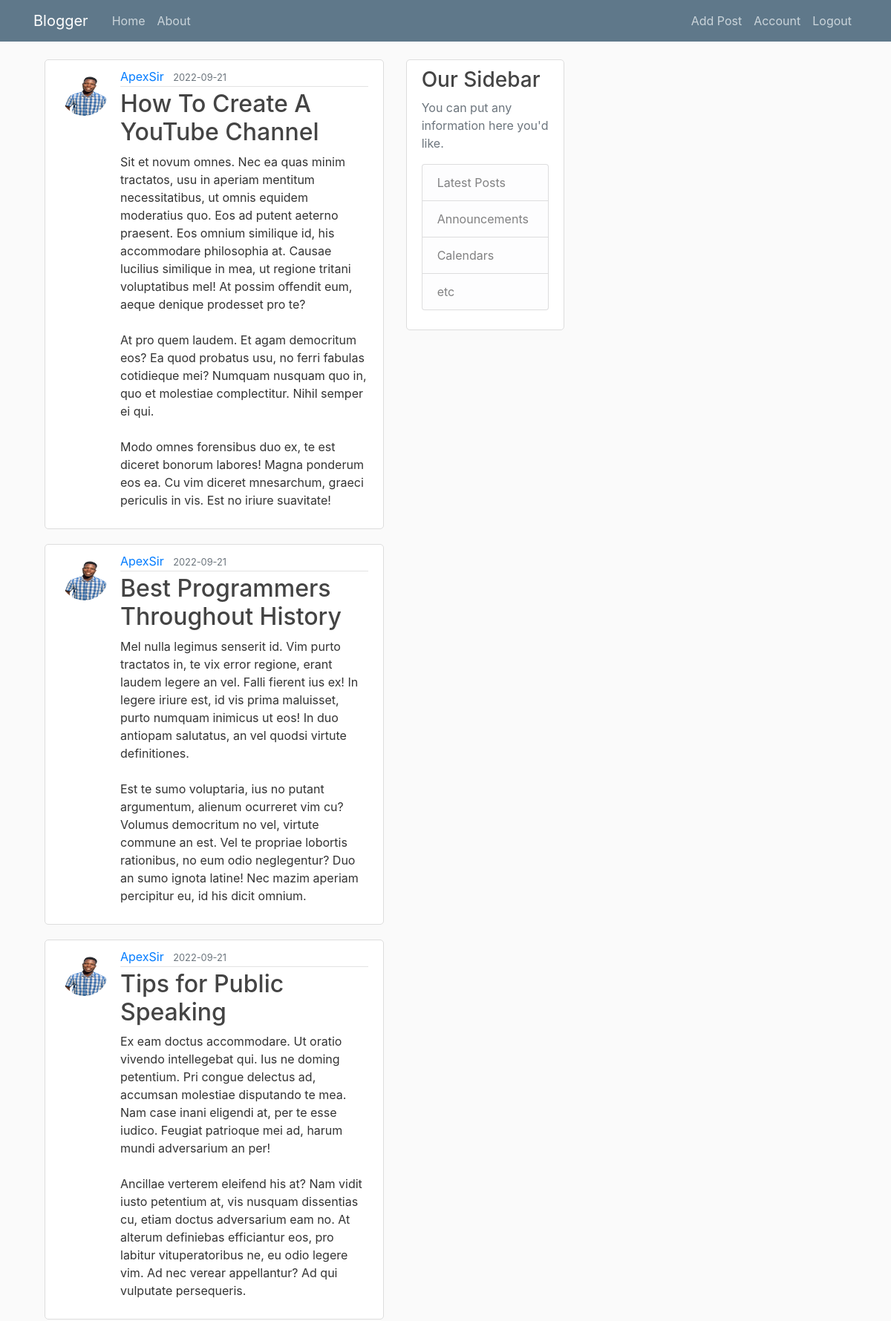
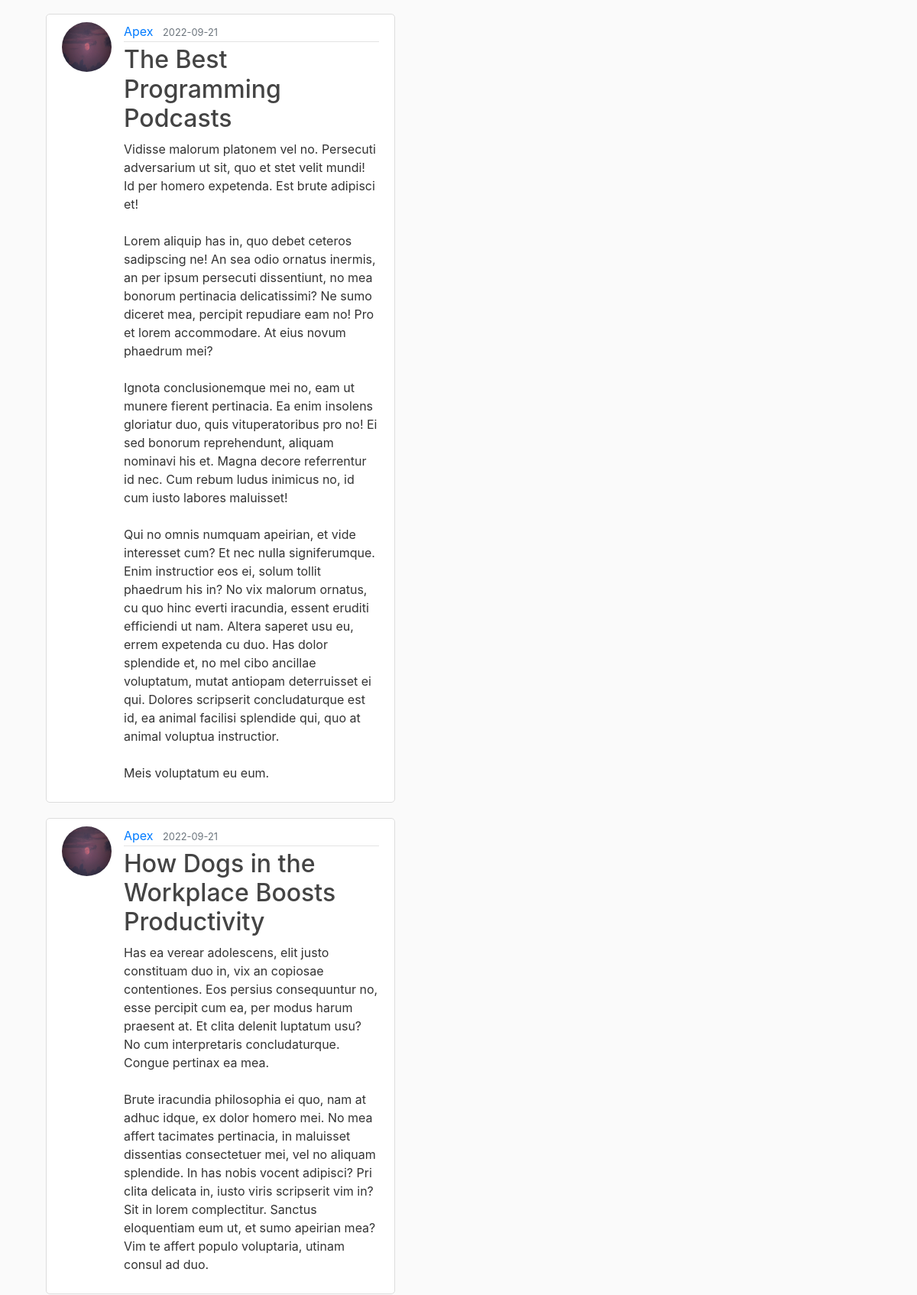
Page /home?page=3 (signed in, upper part) on the committed database (2 pictures, top to bottom).
### src/model.py (models this page shows, shortened)
class Post(db.Model):
    id = db.Column(db.Integer, primary_key=True)
    title = db.Column(db.String(100), nullable=False)
    date_posted = db.Column(db.DateTime, nullable=False, default=datetime.utcnow)
    content = db.Column(db.Text, nullable=False)
    user_id = db.Column(db.Integer, db.ForeignKey('user.id'), nullable=False)

class User(db.Model, UserMixin):
    id = db.Column(db.Integer, primary_key=True)
    username = db.Column(db.String(20), unique=True, nullable=False)
    email = db.Column(db.String(120), unique=True, nullable=False)
    image_file = db.Column(db.String(20), nullable=False, default='default.jpg')
    password = db.Column(db.String(60), nullable=False)
    posts = db.relationship('Post', backref='author', lazy=True)

### src/route/post_route.py (the view)
@app.route("/home", methods=['GET', 'POST'])
@login_required
def home():
    page = request.args.get('page', 1, type=int)
    posts = Post.query.order_by(Post.date_posted.desc()).paginate(page=page, per_page=5)
    return render_template('home.html', posts=posts)

### src/model.py (called while the page is built)
@login_manager.user_loader
def load_user(user_id):
    return User.query.get(int(user_id))

### src/templates/home.html (shortened to what this page needs)
{% extends "base.html" %}
{% block content %}
    {% for post in posts.items %}
        <article class="media content-section">
          <img class="rounded-circle article-img" src="{{ url_for('static', filename='profile_pics/' + post.author.image_file) }}">
          <div class="media-body">
            <div class="article-metadata">
              <a class="mr-2" href="{{ url_for('user_posts', username=post.author.username) }}">{{ post.author.username }}</a>
              <small class="text-muted">{{ post.date_posted.strftime('%Y-%m-%d') }}</small>
            </div>
            <h2><a class="article-title" href="{{ url_for('post', post_id=post.id) }}">{{ post.title }}</a></h2>
            <p class="article-content">{{ post.content }}</p>
          </div>
        </article>
    {% endfor %}
{% endblock content %}

### src/static/main.css (style rules this page uses)
body { background: #fafafa; color: #333333; margin-top: 5rem; }
h1, h2, h3, h4, h5, h6 { color: #444444; }
.content-section { background: #ffffff; padding: 10px 20px; border: 1px solid #dddddd; border-radius: 5px; margin-bottom: 20px; overflow-x:auto; }
.article-title { color: #444444; }
.article-content { white-space: pre-line; }
.article-img { height: 65px; width: 65px; margin-right: 16px; }
.article-metadata { padding-bottom: 1px; margin-bottom: 4px; border-bottom: 1px solid #e3e3e3 }

### rows in the picture
Post: image_file (picture), author.username "ApexSir", date_posted "2022-09-21", title "How To Create A YouTube Channel", content "Sit et novum omnes. Nec ea quas minim tractatos, usu in aperiam mentitum necessitatibus, ut omnis equidem moderatius quo. Eos ad putent aeterno praesent. Eos omnium similique id, his accommodare philosophia at. Causae lucilius similique in mea, ut regione tritani voluptatibus mel! At possim offendit eum, aeque denique prodesset pro te? At pro quem laudem. Et agam democritum eos? Ea quod probatus usu, no ferri fabulas cotidieque mei? Numquam nusquam quo in, quo et molestiae complectitur. Nihil semper ei qui. Modo omnes forensibus duo ex, te est diceret bonorum labores! Magna ponderum eos ea. Cu vim diceret mnesarchum, graeci periculis in vis. Est no iriure suavitate!"
Post: image_file (picture), author.username "ApexSir", date_posted "2022-09-21", title "Best Programmers Throughout History", content "Mel nulla legimus senserit id. Vim purto tractatos in, te vix error regione, erant laudem legere an vel. Falli fierent ius ex! In legere iriure est, id vis prima maluisset, purto numquam inimicus ut eos! In duo antiopam salutatus, an vel quodsi virtute definitiones. Est te sumo voluptaria, ius no putant argumentum, alienum ocurreret vim cu? Volumus democritum no vel, virtute commune an est. Vel te propriae lobortis rationibus, no eum odio neglegentur? Duo an sumo ignota latine! Nec mazim aperiam percipitur eu, id his dicit omnium."
Post: image_file (picture), author.username "ApexSir", date_posted "2022-09-21", title "Tips for Public Speaking", content "Ex eam doctus accommodare. Ut oratio vivendo intellegebat qui. Ius ne doming petentium. Pri congue delectus ad, accumsan molestiae disputando te mea. Nam case inani eligendi at, per te esse iudico. Feugiat patrioque mei ad, harum mundi adversarium an per! Ancillae verterem eleifend his at? Nam vidit iusto petentium at, vis nusquam dissentias cu, etiam doctus adversarium eam no. At alterum definiebas efficiantur eos, pro labitur vituperatoribus ne, eu odio legere vim. Ad nec verear appellantur? Ad qui vulputate persequeris."
Post: image_file (placeholder picture), author.username "Apex", date_posted "2022-09-21", title "The Best Programming Podcasts", content "Vidisse malorum platonem vel no. Persecuti adversarium ut sit, quo et stet velit mundi! Id per homero expetenda. Est brute adipisci et! Lorem aliquip has in, quo debet ceteros sadipscing ne! An sea odio ornatus inermis, an per ipsum persecuti dissentiunt, no mea bonorum pertinacia delicatissimi? Ne sumo diceret mea, percipit repudiare eam no! Pro et lorem accommodare. At eius novum phaedrum mei? Ignota conclusionemque mei no, eam ut munere fierent pertinacia. Ea enim insolens gloriatur duo, quis vituperatoribus pro no! Ei sed bonorum reprehendunt, aliquam nominavi his et. Magna decore referrentur id nec. Cum rebum ludus inimicus no, id cum iusto labores maluisset! Qui no omnis numquam…"
Post: image_file (placeholder picture), author.username "Apex", date_posted "2022-09-21", title "How Dogs in the Workplace Boosts Productivity", content "Has ea verear adolescens, elit justo constituam duo in, vix an copiosae contentiones. Eos persius consequuntur no, esse percipit cum ea, per modus harum praesent at. Et clita delenit luptatum usu? No cum interpretaris concludaturque. Congue pertinax ea mea. Brute iracundia philosophia ei quo, nam at adhuc idque, ex dolor homero mei. No mea affert tacimates pertinacia, in maluisset dissentias consectetuer mei, vel no aliquam splendide. In has nobis vocent adipisci? Pri clita delicata in, iusto viris scripserit vim in? Sit in lorem complectitur. Sanctus eloquentiam eum ut, et sumo apeirian mea? Vim te affert populo voluptaria, utinam consul ad duo."
